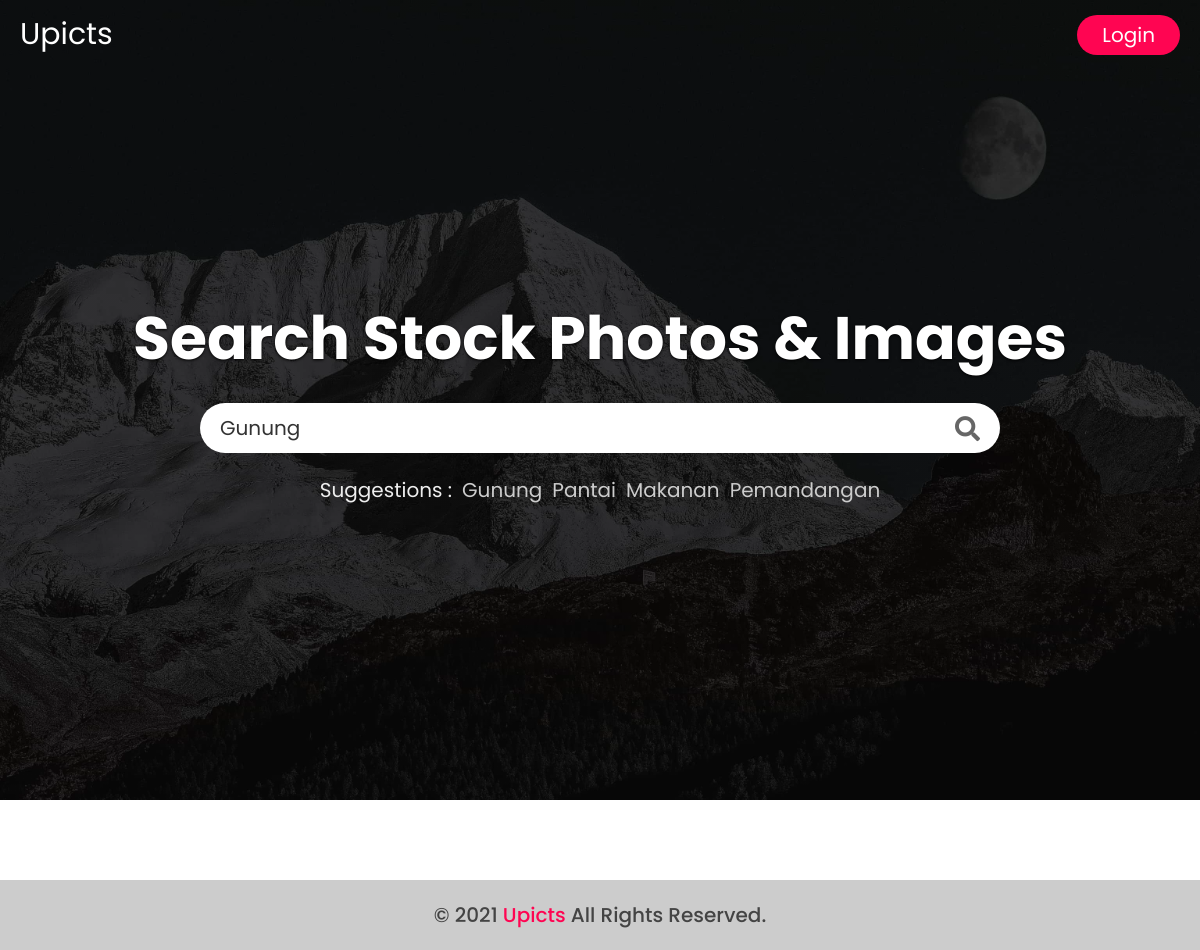
Screenshot of /?cari=gunung with the database file from the repository.
### tables this page shows
CREATE TABLE `category` (
  `id_category` int(50) NOT NULL AUTO_INCREMENT,
  `name_category` varchar(24) NOT NULL,
  PRIMARY KEY (`id_category`)
);

### config.php (called while the page is built, shortened)
<?php
$logintrue = isset($_SESSION['id_user']) && !empty($_SESSION['id_user']);
?>

### dashboard.php (the view, shortened to what this page needs)
<?php
$rand         = mysqli_query($conn,"SELECT * FROM category ORDER BY RAND() LIMIT 6");
?>
<!DOCTYPE html>
<html lang="en">
<head>
    <link rel="stylesheet" href="https://cdnjs.cloudflare.com/ajax/libs/font-awesome/5.15.2/css/all.min.css">
    <link rel="stylesheet" href="css/style.css?v=5">
</head>
<body>
    <header>
        <a href="/" class="logo">
            Upicts
        </a>
        <?php if($logintrue){ ?>
        <nav class="navbar">
            <ul>
                <?php if($level == 'master'){
                    echo '<li><a href="?id=admin">admin</a></li>';
                }?>
                <li><a href="<?php echo "?id=upload"?>">Upload</a></li>
                <li><a href="<?php echo "?id=user"?>">Profile</a></li>
            </ul>
        </nav>
        <a href="<?php echo "?id=logout"?>" class="upload">Logout</a>
        <?php }else{ ?>
        <a href="<?php echo "?id=sign-in"?>" class="upload">login</a>
        <?php } ?>
        </header>
    <section class="home">
        <h1>Search Stock Photos & Images</h1>
        <form action="" method="GET">
            <input type="search" id="home-search" placeholder="search images" name="cari" value="<?php echo $_GET['cari'];?>">
            <label for="home-search" class="fas fa-search"></label>
        </form>
        <ul class="suggestion">
            <li>suggestions : </li>
            <?php while($sugest = mysqli_fetch_array($rand)){ ?>
            <li><a href="?cari=<?php echo $sugest['name_category'];?>"><?php echo $sugest['name_category'];?></a></li>
            <?php } ?>
        </ul>
    </section>
    <section class="gallery">
    </section>
    <section class="footer">
        <h1 class="credit"> &#169; 2021 <a href="#">Upicts</a> all rights reserved.</h1>
    </section>
</body>
</html>

### css/style.css (style rules this page uses)
:root { --pink: #ff0552; }
* { font-family: 'Poppins', sans-serif; margin: 0; padding: 0; box-sizing: border-box; text-transform: capitalize; outline: none; text-decoration: none; transition: all .2s linear; }
html { font-size: 62.5%; overflow-x: hidden; }
header { width: 100%; display: flex; align-items: center; position: fixed; top: 0; left: 0; padding: 1.2rem 2rem; z-index: 1000; }
header .logo { font-size: 3rem; color: #fff; margin-right: auto; }
header .upload { margin-left: 2rem; font-size: 2rem; background: transparent; color: #fff; background-color: var(--pink); border-radius: 5rem; padding: .5rem 2.5rem; }
.home { min-height: 100vh; background: linear-gradient(rgba(0, 0, 0, .7), rgba(0, 0, 0, .7)), url(../img/logo/home-min.jpg) no-repeat; background-size: cover; background-position: center; background-attachment: fixed; display: flex; align-items: center; justify-content: center; flex-flow: column; padding: 0 2rem; }
.home h1 { font-size: 6rem; color: #fff; text-align: center; text-shadow: 0 .1rem .3rem #000; }
.home form { display: flex; align-items: center; height: 5rem; width: 80rem; border-radius: 5rem; background: #fff; margin: 2rem 0; }
.home form #home-search { width: 100%; height: 100%; border: none; background: none; padding: 0 2rem; font-size: 2rem; color: #333; }
.home form label { font-size: 2.5rem; margin: 0 2rem; cursor: pointer; color: #666; }
.home .suggestion { display: flex; justify-content: center; list-style: none; flex-wrap: wrap; }
.home .suggestion li { color: #eee; margin: .2rem .5rem; font-size: 2rem; }
.home .suggestion li a { color: #ccc; }
.gallery { column-count: 3; padding: 4rem 10%; }
.footer { background: #eee; }
.footer .credit { text-align: center; padding: 2rem 1rem; background: #ccc; color: #444; font-size: 2rem; font-weight: 500; }
.footer .credit a { color: var(--pink); }

### rows the page displays
category: name_category "Gunung"
category: name_category "Pantai"
category: name_category "Makanan"
category: name_category "Pemandangan"
